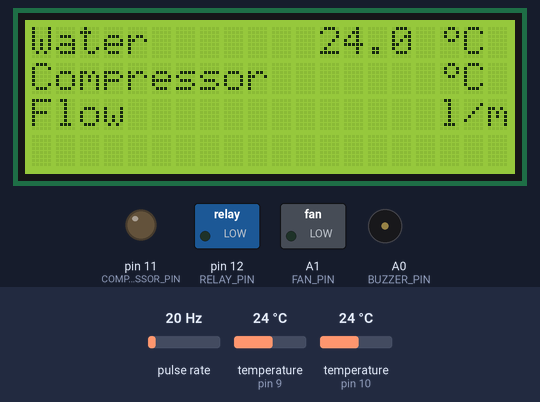
This sketch was run on a simulated Arduino Uno, built with avr-gcc and run on an emulated ATmega328P. Shown: 20×4 character LCD, switched loads named in the sketch (green lamp = pin HIGH), output pins drawn as LEDs (lit = HIGH), buzzer (waves = sounding, pin HIGH). Wiring (inferred from the names in the program): pulse sensor: data pin 2. Inputs (shaded band) come from the test bench; at power-on: temperature (sensors on pin 9, pin 10) 24 °C, pulse rate 20 Hz. What the sketch prints to the serial monitor is not drawn.

Above: at 10.4 s.
10.5 s: temperature (sensor on pin 9) set to 38.5 °C
At 11.8 s:
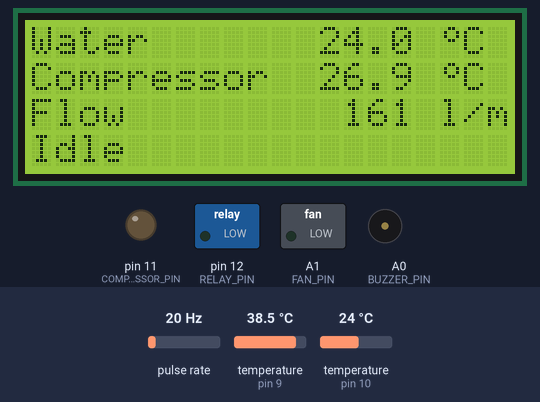
14.8 s: temperature (sensor on pin 9) set to 39.8 °C
At 16.3 s:
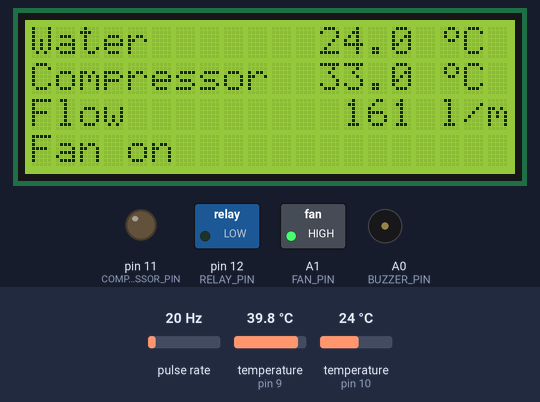
19.1 s: temperature (sensor on pin 10) set to 28.3 °C
At 22.0 s:
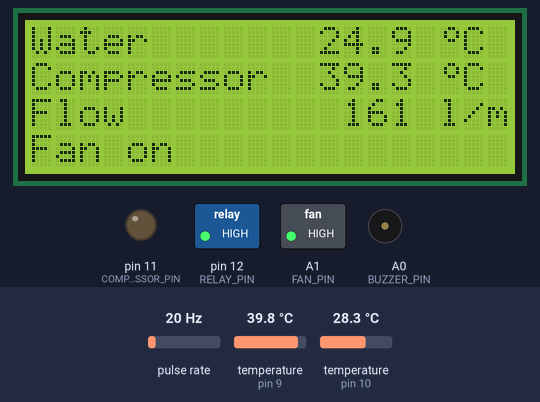
23.4 s: temperature (sensor on pin 10) set to 29.6 °C
At 26.5 s:
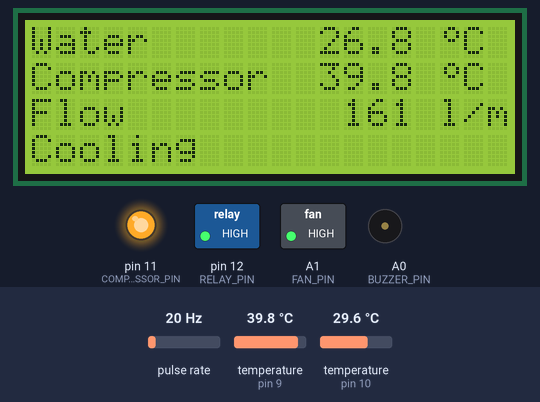
27.4 s: pulse rate (sensor on pin 2) set to 8 Hz
At 29.4 s:
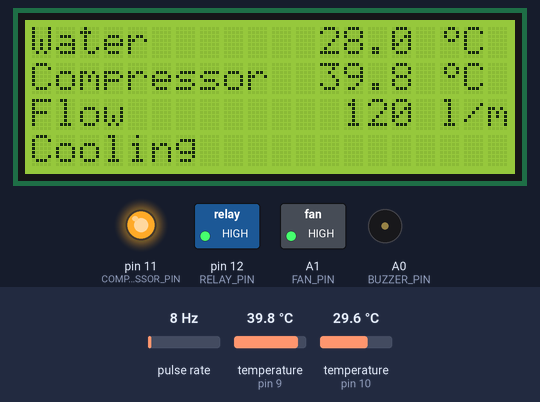
31.7 s: pulse rate (sensor on pin 2) set to 5 Hz
At 33.9 s:
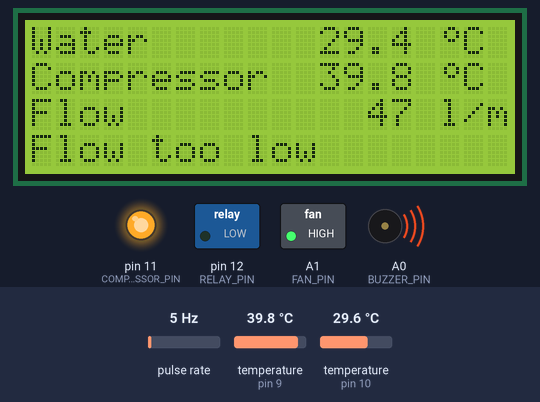
Timing chart, 0 to 35.4 s (numbered marks = the images above; inputs shaded):
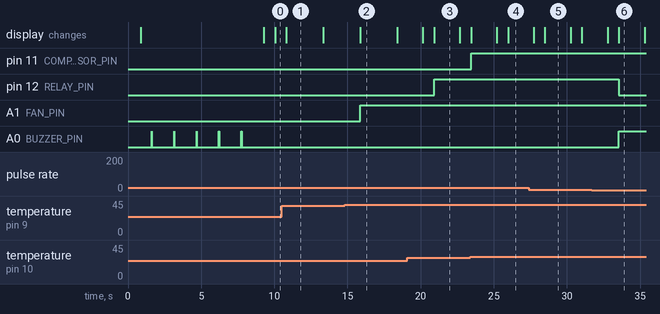

Measured:
- the behaviour switches between 39 and 39.1 °C on temperature (sensor on pin 9) (found by bisection; images 1 and 2)
- the behaviour switches between 29 and 29.1 °C on temperature (sensor on pin 10) (found by bisection; images 3 and 4)
- the behaviour switches between 7 and 6 Hz on pulse rate (sensor on pin 2) (found by bisection; images 5 and 6)
- after the input at 19.1 s, the display: first changes after 1.1 s (image 3 shows a later state)
- after the input at 31.7 s, pin 12 (RELAY_PIN): HIGH → LOW after 1.8 s; A0 (BUZZER_PIN): LOW → HIGH after 1.8 s; the display: first differs from a run without the input after 1.8 s (image 6)
- what the display in image 1 shows lasts 2.5 s, from 10.8 s to 13.3 s
- what the display in image 3 shows lasts 1.8 s, from 20.9 s to 22.7 s

The sketch:

firmware.ino
```cpp
#include <Arduino.h>
#include <LiquidCrystal.h>
#include <OneWire.h>

#define USE_BUZZER  1
#define SERIAL_DBG  1

const char* VERSION = "1.1.1";

const int FLOW_SENSOR_PIN = 2;  // Must have interrupt support
const int DISPLAY_PIN_1 = 8; // RS
const int DISPLAY_PIN_2 = 3; // ENABLE
const int DISPLAY_PIN_3 = 4; // D0
const int DISPLAY_PIN_4 = 5; // D1
const int DISPLAY_PIN_5 = 6; // D2
const int DISPLAY_PIN_6 = 7; // D3
const int TEMP_SENSOR_1_PIN = 10;
const int TEMP_SENSOR_2_PIN = 9;
const int BUZZER_PIN = A0;
const int COMPRESSOR_PIN = 11;
const int RELAY_PIN = 12;
const int FAN_PIN = A1;

// High/low temperature for thermostat (degrees)
const int LOW_TEMP = 20;
const int HIGH_TEMP = 25;

// Warn above this temperature
const int WATER_WARN_TEMP = 30;
const int COMPRESSOR_WARN_TEMP = 60;

// Halt operation above this temperature
const int WATER_HOT_TEMP = 35;
const int COMPRESSOR_HOT_TEMP = 70;

// High/low temperature for fan control
const int COMPRESSOR_FAN_LOW_TEMP = 28;
const int COMPRESSOR_FAN_HIGH_TEMP = 30;

// Halt operation if sensor reports less than this temperature
const int MIN_ACCEPTABLE_TEMP = 10;
// Halt operation if sensor reports more than this temperature
const int MAX_ACCEPTABLE_TEMP = 100;
// Sensor reports temperature in hundredths of degrees Celsius
const int TEMP_SCALE_FACTOR = 100;

// Minimum flow (l/h)
const int MIN_FLOW = 50;

// Number of temperature sensor readings to average
const int TEMP_AVERAGES = 5;

// Number of consecutive errors to trigger fault condition
const int CONSECUTIVE_ERRORS = 5;

LiquidCrystal lcd(DISPLAY_PIN_1, DISPLAY_PIN_2, DISPLAY_PIN_3,
                  DISPLAY_PIN_4, DISPLAY_PIN_5, DISPLAY_PIN_6);

OneWire temp1(TEMP_SENSOR_1_PIN);
OneWire temp2(TEMP_SENSOR_2_PIN);
OneWire* temp_sensors[] =
{
    &temp1, &temp2
};
byte temp_sensor_addresses[2][8];

byte degrees[8] =
{
  0b00110,
  0b01001,
  0b01001,
  0b00110,
  0b00000,
  0b00000,
  0b00000,
  0b00000,
};

String format_temp(int temp)
{
    char buf[20];
    // Round to single decimal
    temp = ((temp+5)/10)*10;
    sprintf(buf, "%3d.%d", temp/100, (temp % 100)/10);
    return buf;
}

void print_temp(int line, int temp)
{
    lcd.setCursor(11, line);
    lcd.print(F("     "));
    lcd.setCursor(11, line);
    lcd.print(format_temp(temp));
}

void fatal_error(const char* msg)
{
#if SERIAL_DBG
    Serial.print("FATAL ERROR: ");
    Serial.println(msg);
#endif
    lcd.setCursor((20-strlen(msg))/2, 1);
    lcd.print(msg);
    while (1)
    {
#if USE_BUZZER
        digitalWrite(BUZZER_PIN, 1);
        delay(40);
        digitalWrite(BUZZER_PIN, 0);
        delay(80);
        digitalWrite(BUZZER_PIN, 1);
        delay(160);
        digitalWrite(BUZZER_PIN, 0);
#endif
        delay(320);
    }
}

void fatal_error(const String& s)
{
    fatal_error(s.c_str());
}

// Get temperature in hundredths of degrees Celsius
int read_temp(int index)
{
    temp_sensors[index]->reset();
    temp_sensors[index]->select(temp_sensor_addresses[index]);
    temp_sensors[index]->write(0x44, 1); // start conversion

    delay(750);

    temp_sensors[index]->reset();
    temp_sensors[index]->select(temp_sensor_addresses[index]);
    temp_sensors[index]->write(0xBE);    // Read scratchpad

    byte data[9];
    for (int i = 0; i < 9; i++)
        data[i] = temp_sensors[index]->read();

    // temp holds temperature in degrees Celsius times 100
    int temp = (data[1] << 8) + data[0];
    if (temp & 0x8000) // negative
        temp = (temp ^ 0xFFFF) + 1; // 2's comp
    temp = 6*temp + temp/4;    // multiply by (100 * 0.0625) or 6.25

#if SERIAL_DBG
    Serial.print("Temp ");
    Serial.print(index+1);
    Serial.print(": ");
    Serial.println(temp);
#endif

    return temp;
}

bool init_temp_sensor(int index)
{
    for (int attempt = 0; attempt < 5; ++attempt)
    {
#if SERIAL_DBG
        Serial.print("Init temp sensor ");
        Serial.print(index+1);
        Serial.print(", attempt ");
        Serial.println(attempt+1);
#endif
        // Determine temperature sensor address

        if (!temp_sensors[index]->search(temp_sensor_addresses[index]))
        {
            fatal_error("No sensor found");
        }
        if (OneWire::crc8(temp_sensor_addresses[index], 7) != temp_sensor_addresses[index][7])
        {
            fatal_error("Sensor bad CRC");
        }
        if (temp_sensor_addresses[index][0] != 0x28)
        {
            fatal_error("Sensor not DS18B20");
        }
#if SERIAL_DBG
        Serial.print("Found temperature sensor at ");
        for (int i = 1; i < 7; i++)
            Serial.print(temp_sensor_addresses[index][i], HEX);
        Serial.println();
#endif
        const auto temp = read_temp(index);
        if ((temp >= MIN_ACCEPTABLE_TEMP*TEMP_SCALE_FACTOR) &&
            (temp <= MAX_ACCEPTABLE_TEMP*TEMP_SCALE_FACTOR))
        {
#if SERIAL_DBG
            Serial.print("Accepting temperature: ");
            Serial.println(temp);
#endif
            return true;
        }
        String s = "Bad temp: ";
        s += format_temp(temp);
        fatal_error(s);
    }
    // Failed to initialize temp sensor properly
    return false;
}

volatile int flowFrequency = 0;  // Measures flow meter pulses

// Interrupt function
void flow_interrupt()
{
    ++flowFrequency;
}

unsigned long last_flow_time;

int temp_readings[2][TEMP_AVERAGES];

void setup()
{
    Serial.begin(115200);
    Serial.print("Chiller v");
    Serial.println(VERSION);

    lcd.createChar('\r', degrees);
    lcd.begin(20, 4);
    lcd.setCursor(3, 0);
    lcd.print(F("Version "));
    lcd.print(VERSION);
    lcd.setCursor(4, 1);
    lcd.print(F("Initializing"));

    pinMode(RELAY_PIN, OUTPUT);
    pinMode(FLOW_SENSOR_PIN, INPUT);
    pinMode(TEMP_SENSOR_1_PIN, INPUT);
    pinMode(TEMP_SENSOR_2_PIN, INPUT);
    pinMode(BUZZER_PIN, OUTPUT);
    pinMode(COMPRESSOR_PIN, OUTPUT);
    pinMode(FAN_PIN, OUTPUT);

    lcd.setCursor(2, 2);
    lcd.print(F("(temp sensor 1)"));
    if (!init_temp_sensor(0))
        fatal_error("SENSOR ERROR:");

    lcd.setCursor(15, 2);
    lcd.print(F("2"));
    if (!init_temp_sensor(1))
        fatal_error("SENSOR ERROR:");
    for (int i = 0; i < TEMP_AVERAGES; ++i)
    {
        digitalWrite(BUZZER_PIN, true);
        delay(15);
        digitalWrite(BUZZER_PIN, false);
        temp_readings[0][i] = read_temp(0);
        temp_readings[1][i] = read_temp(1);
    }
    digitalWrite(BUZZER_PIN, false);

    // Set up interrupt for flow measurement

    attachInterrupt(0, flow_interrupt, RISING);
    sei();
    last_flow_time = millis();

    lcd.clear();

    lcd.setCursor(0, 0);
    // Custom character 13 is a degrees symbol
    lcd.print(F("Water            \rC"));
    lcd.setCursor(0, 1);
    lcd.print(F("Compressor       \rC"));
    lcd.setCursor(0, 2);
    lcd.print(F("Flow             l/m"));
}

int add_temp_reading(int index, int temp)
{
    int sum = 0;
    for (int i = 1; i < TEMP_AVERAGES; ++i)
    {
        const auto t = temp_readings[index][i];
        sum += t;
        temp_readings[index][i-1] = t;
    }
    temp_readings[index][TEMP_AVERAGES-1] = temp;
    sum += temp;
    return sum/TEMP_AVERAGES;
}

unsigned int litersPerHour = 0;
bool compressor_on = false;
bool signal_ok = false;
int nof_consecutive_errors = 0;
int nof_consecutive_clears = 0;
bool beep_state = false;
bool first = true;
bool initializing = true;

void loop()
{
    //
    //-- Read and display temperatures
    //

    int temps[2];
    for (int j = 0; j < 2; ++j)
    {
        int temp = read_temp(j);
        temp = add_temp_reading(j, temp);
        lcd.setCursor(5, j);
        print_temp(j, temp);
        temps[j] = temp;
    }

    //
    //-- Display flow (once every second)
    //

    const unsigned long currentTime = millis();
    if (first || (currentTime >= (last_flow_time + 1000)))
    {
        const unsigned long deltaTime = currentTime - last_flow_time;
        last_flow_time = currentTime;
        // Pulse frequency (Hz) = 7.5Q, Q is flow rate in L/min. (Results in +/- 3% range)
        litersPerHour = (flowFrequency*60000.0/deltaTime / 7.5);
#if SERIAL_DBG
        Serial.print("Flow: ");
        Serial.println(litersPerHour);
#endif
        flowFrequency = 0;                   // Reset Counter
        first = false;
    }

    lcd.setCursor(13, 2);
    char buf[20];
    sprintf(buf, "%3d", litersPerHour);
    lcd.print(buf);

    //
    //-- Do checks
    //

    const auto low_flow = (litersPerHour < MIN_FLOW);

    if (temps[0] < LOW_TEMP*TEMP_SCALE_FACTOR)
    {
        // Cool enough
        compressor_on = false;
    }
    else if (temps[0] > HIGH_TEMP*TEMP_SCALE_FACTOR)
    {
        // Too warm
        compressor_on = true;
    }
    digitalWrite(COMPRESSOR_PIN, compressor_on);
    bool fan_on = false;
    if (compressor_on)
        fan_on = true;
    // Keep fan on while compressor is hot
    else if (temps[1] > COMPRESSOR_FAN_HIGH_TEMP*TEMP_SCALE_FACTOR)
        fan_on = true;
    else if (temps[1] < COMPRESSOR_FAN_LOW_TEMP*TEMP_SCALE_FACTOR)
        fan_on = false;
    digitalWrite(FAN_PIN, fan_on);
    const auto is_hot = (temps[0] > WATER_HOT_TEMP*TEMP_SCALE_FACTOR) ||
       (temps[1] > COMPRESSOR_HOT_TEMP*TEMP_SCALE_FACTOR);

    const bool currentClearState = !is_hot && !low_flow;
    if (currentClearState)
    {
        // We are currently OK
        ++nof_consecutive_clears;
        if (nof_consecutive_clears >= CONSECUTIVE_ERRORS)
        {
            // Clear error status
            nof_consecutive_errors = 0;
            nof_consecutive_clears = 0;
            signal_ok = true;
            initializing = false;
            Serial.println("Initialization done");
        }
    }
    else
    {
        // We are currently in error state
        ++nof_consecutive_errors;
        if (nof_consecutive_errors >= CONSECUTIVE_ERRORS)
        {
            // Set error status
            nof_consecutive_clears = 0;
            signal_ok = false;
        }
    }

    // Low flow is very bad
    if (low_flow)
        signal_ok = false;

    // Signal status to Lasersaur
    digitalWrite(RELAY_PIN, signal_ok);

    String state = "Idle";
    if (fan_on)
        state = "Fan on";
    if (compressor_on)
        state = "Cooling";
    if (low_flow)
        state = "Flow too low";
    if (is_hot)
    {
        if (low_flow)
            state = "Too hot, low flow";
        else
            state = "Too hot";
    }
    Serial.print("signal_ok ");
    Serial.print(signal_ok);
    Serial.print(" initializing ");
    Serial.println(initializing);
    // Do not signal 'OK' before we have the required number of OK samples, but do not beep on startup
    if (!signal_ok && !initializing)
    {
        digitalWrite(BUZZER_PIN, 1);
    }
    else if (temps[0] >= WATER_WARN_TEMP*TEMP_SCALE_FACTOR)
    {
        Serial.println("Error: water hot");
        digitalWrite(BUZZER_PIN, beep_state);
        beep_state = !beep_state;
        state = "Water hot!";
    }
    else if (temps[1] >= COMPRESSOR_WARN_TEMP*TEMP_SCALE_FACTOR)
    {
        Serial.println("Error: compressor hot");
        digitalWrite(BUZZER_PIN, beep_state);
        beep_state = !beep_state;
        state = "Water hot!";
    }
    else
        digitalWrite(BUZZER_PIN, 0);

    while (state.length() < 20)
        state += " ";
    lcd.setCursor(0, 3);
    lcd.print(state);

#if SERIAL_DBG
    Serial.print("State: ");
    Serial.println(state);
#endif

    delay(1000);
}
```
